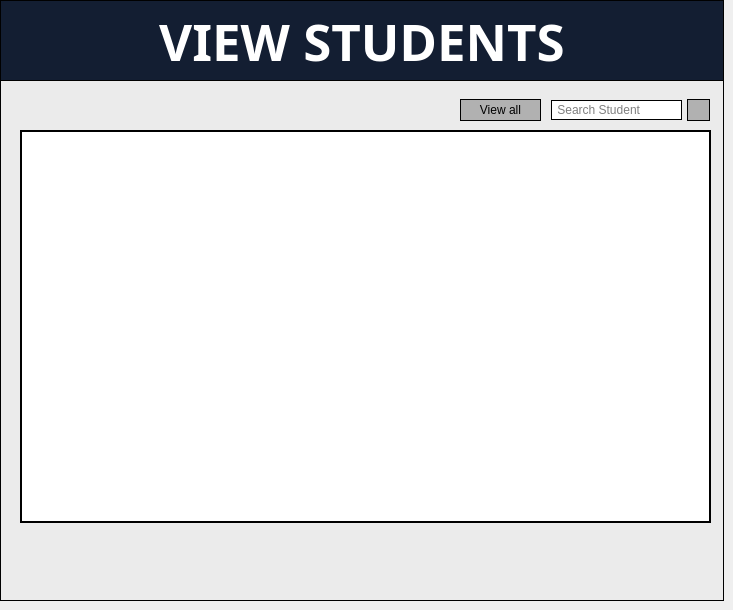
     <widget class="QWidget" name="page_2">
      <widget class="QLabel" name="label_6">
       <property name="geometry">
        <rect>
         <x>0</x>
         <y>0</y>
         <width>724</width>
         <height>81</height>
        </rect>
       </property>
       <property name="font">
        <font>
         <family>Impact</family>
         <pointsize>38</pointsize>
         <weight>75</weight>
         <bold>true</bold>
        </font>
       </property>
       <property name="styleSheet">
        <string notr="true">background-color:rgb(19, 30, 50);color:white;border:1px solid black</string>
       </property>
       <property name="text">
        <string>VIEW STUDENTS</string>
       </property>
       <property name="alignment">
        <set>Qt::AlignCenter</set>
       </property>
      </widget>
      <widget class="QFrame" name="frame_4">
       <property name="geometry">
        <rect>
         <x>0</x>
         <y>80</y>
         <width>724</width>
         <height>521</height>
        </rect>
       </property>
       <property name="styleSheet">
        <string notr="true">border:1px solid black;background-color:rgb(235, 235, 235)</string>
       </property>
       <property name="frameShape">
        <enum>QFrame::StyledPanel</enum>
       </property>
       <property name="frameShadow">
        <enum>QFrame::Raised</enum>
       </property>
       <widget class="QLineEdit" name="LineEditViewSearch">
        <property name="geometry">
         <rect>
          <x>551</x>
          <y>20</y>
          <width>131</width>
          <height>20</height>
         </rect>
        </property>
        <property name="styleSheet">
         <string notr="true">border:1px solid black;background-color:white;color:black</string>
        </property>
        <property name="text">
         <string/>
        </property>
        <property name="placeholderText">
         <string> Search Student </string>
        </property>
       </widget>
       <widget class="QPushButton" name="ButtonViewSearch">
        <property name="geometry">
         <rect>
          <x>687</x>
          <y>19</y>
          <width>23</width>
          <height>22</height>
         </rect>
        </property>
        <property name="styleSheet">
         <string notr="true">background-color:rgb(177, 177, 177)</string>
        </property>
        <property name="text">
         <string/>
        </property>
        <property name="icon">
         <iconset>
          <normaloff>search.png</normaloff>search.png</iconset>
        </property>
        <property name="iconSize">
         <size>
          <width>15</width>
          <height>15</height>
         </size>
        </property>
       </widget>
       <widget class="QPushButton" name="ButtonViewAll">
        <property name="geometry">
         <rect>
          <x>460</x>
          <y>19</y>
          <width>81</width>
          <height>22</height>
         </rect>
        </property>
        <property name="styleSheet">
         <string notr="true">background-color:rgb(177, 177, 177)</string>
        </property>
        <property name="text">
         <string>View all</string>
        </property>
        <property name="icon">
         <iconset>
          <normaloff>team.png</normaloff>team.png</iconset>
        </property>
        <property name="iconSize">
         <size>
          <width>15</width>
          <height>15</height>
         </size>
        </property>
       </widget>
       <widget class="QTableWidget" name="StudentsTable">
        <property name="geometry">
         <rect>
          <x>20</x>
          <y>50</y>
          <width>691</width>
          <height>393</height>
         </rect>
        </property>
        <property name="styleSheet">
         <string notr="true">color:black;border:2px solid black;background-color:white</string>
        </property>
       </widget>
      </widget>
     </widget>
